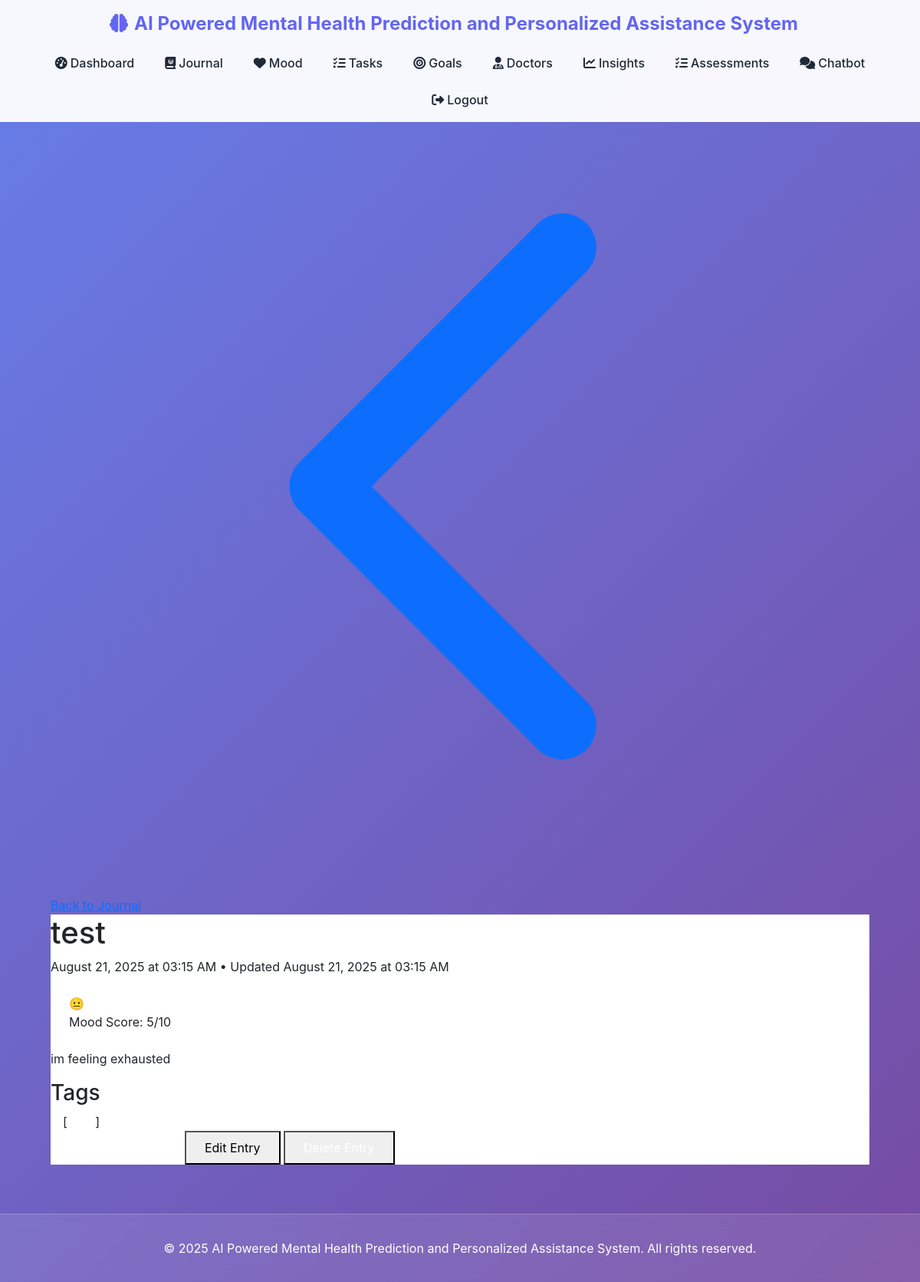
The page /journal/6 (signed in) on the database its author committed.
### models.py (models this page shows)
class JournalEntry(db.Model):
    __tablename__ = 'journal_entries'
    id = db.Column(db.Integer, primary_key=True)
    user_id = db.Column(db.Integer, db.ForeignKey('users.id'), nullable=False)
    title = db.Column(db.String(200), nullable=False)
    content = db.Column(db.Text, nullable=False)
    mood_score = db.Column(db.Integer)  # 1-10 scale
    tags = db.Column(db.Text)  # Store as JSON string for SQLite
    created_at = db.Column(db.DateTime, default=lambda: datetime.now(timezone.utc))
    updated_at = db.Column(db.DateTime, default=lambda: datetime.now(timezone.utc), onupdate=lambda: datetime.now(timezone.utc))
    sentiment_score = db.Column(db.Float)
    emotion_labels = db.Column(db.Text)  # Store as JSON string for SQLite
    key_topics = db.Column(db.Text)  # Store as JSON string for SQLite
    ai_insights = db.Column(db.Text)

### routes.py (the view)
@journal_bp.route('/<int:entry_id>')
@login_required
def view_entry(entry_id):
    entry = JournalEntry.query.filter_by(id=entry_id, user_id=current_user.id).first_or_404()
    return render_template('journal/view.html', entry=entry)

### app.py (called while the page is built)
@login_manager.user_loader
def load_user(user_id):
    return User.query.get(int(user_id))

### templates/journal/view.html (shortened to what this page needs)
{% extends "base.html" %}
{% block content %}
<div class="container mx-auto px-4 py-8 max-w-4xl">
    <div class="mb-6">
        <a href="{{ url_for('journal.index') }}" class="text-blue-600 hover:text-blue-800 mb-4 inline-flex items-center">
            <svg class="w-4 h-4 mr-2" fill="none" stroke="currentColor" viewBox="0 0 24 24">
                <path stroke-linecap="round" stroke-linejoin="round" stroke-width="2" d="M15 19l-7-7 7-7"></path>
            </svg>
            Back to Journal
        </a>
    </div>
    <div class="bg-white rounded-lg shadow-md p-8">
        <div class="mb-6">
            <h1 class="text-3xl font-bold text-gray-800 mb-2">{{ entry.title }}</h1>
            <div class="flex items-center space-x-4 text-sm text-gray-500">
                <span>{{ entry.created_at.strftime('%B %d, %Y at %I:%M %p') }}</span>
                {% if entry.updated_at and entry.updated_at != entry.created_at %}
                <span>• Updated {{ entry.updated_at.strftime('%B %d, %Y at %I:%M %p') }}</span>
                {% endif %}
            </div>
        </div>
        {% if entry.mood_score %}
        <div class="mb-6 p-4 bg-blue-50 rounded-lg">
            <div class="flex items-center space-x-3">
                <span class="text-2xl">
                    {% if entry.mood_score >= 8 %}😊
                    {% elif entry.mood_score >= 6 %}🙂
                    {% elif entry.mood_score >= 4 %}😐
                    {% elif entry.mood_score >= 2 %}😔
                    {% else %}😢
                    {% endif %}
                </span>
                <div>
                    <span class="font-medium text-gray-700">Mood Score: {{ entry.mood_score }}/10</span>
                </div>
            </div>
        </div>
        {% endif %}
        <div class="prose max-w-none mb-6">
            <p class="text-gray-700 leading-relaxed whitespace-pre-wrap">{{ entry.content }}</p>
        </div>
        {% if entry.tags %}
        <div class="mb-6">
            <h3 class="text-sm font-medium text-gray-700 mb-2">Tags</h3>
            <div class="flex flex-wrap gap-2">
                {% for tag in entry.tags %}
                <span class="bg-gray-100 text-gray-700 px-3 py-1 rounded-full text-sm">{{ tag }}</span>
                {% endfor %}
            </div>
        </div>
        {% endif %}
        <div class="border-t pt-6 mt-6">
            <div class="flex space-x-4">
                <a href="{{ url_for('journal.new_entry') }}"
                   class="bg-blue-600 hover:bg-blue-700 text-white font-bold py-2 px-4 rounded-lg transition duration-200">
                </a>
                <button onclick="editEntry()"
                        class="bg-gray-300 hover:bg-gray-400 text-gray-800 font-bold py-2 px-4 rounded-lg transition duration-200">
                    Edit Entry
                </button>
                <button onclick="deleteEntry()"
                        class="bg-red-600 hover:bg-red-700 text-white font-bold py-2 px-4 rounded-lg transition duration-200">
                </button>
            </div>
        </div>
    </div>
</div>
{% endblock %}

### templates/base.html (style rules this page uses)
:root { --primary-color: #6366f1; --secondary-color: #8b5cf6; --accent-color: #06b6d4; --success-color: #10b981; --warning-color: #f59e0b; --danger-color: #ef4444; --dark-color: #1f2937; --light-color: #f8fafc; }
body { font-family: 'Inter', -apple-system, BlinkMacSystemFont, sans-serif; background: linear-gradient(135deg, #667eea 0%, #764ba2 100%); min-height: 100vh; overflow-x: hidden; }

### rows shown on the page
JournalEntry: title "test", created_at "August 21, 2025 at 03:15 AM", updated_at "August 21, 2025 at 03:15 AM", mood_score "5", content "im feeling exhausted"

### other values the page prints
{{ tag }} "[" "]"
